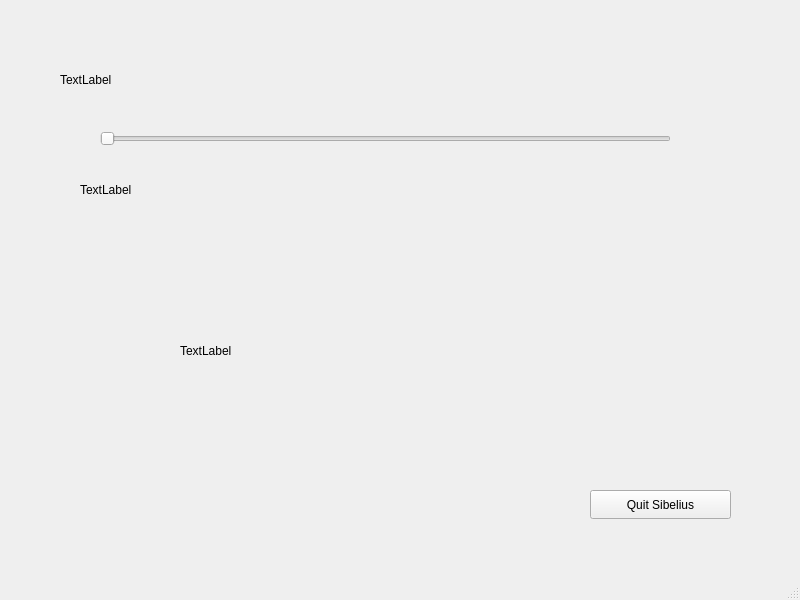
<?xml version="1.0" encoding="UTF-8"?>
<ui version="4.0">
 <class>MainWindow</class>
 <widget class="QMainWindow" name="MainWindow">
  <property name="geometry">
   <rect>
    <x>0</x>
    <y>0</y>
    <width>800</width>
    <height>600</height>
   </rect>
  </property>
  <property name="acceptDrops">
   <bool>true</bool>
  </property>
  <property name="windowTitle">
   <string>MainWindow</string>
  </property>
  <widget class="QWidget" name="centralwidget">
   <widget class="QSlider" name="horizontalSlider">
    <property name="geometry">
     <rect>
      <x>100</x>
      <y>130</y>
      <width>571</width>
      <height>18</height>
     </rect>
    </property>
    <property name="orientation">
     <enum>Qt::Horizontal</enum>
    </property>
   </widget>
   <widget class="QLabel" name="label">
    <property name="geometry">
     <rect>
      <x>60</x>
      <y>70</y>
      <width>551</width>
      <height>20</height>
     </rect>
    </property>
    <property name="text">
     <string>TextLabel</string>
    </property>
   </widget>
   <widget class="QLabel" name="label_2">
    <property name="geometry">
     <rect>
      <x>80</x>
      <y>180</y>
      <width>391</width>
      <height>20</height>
     </rect>
    </property>
    <property name="text">
     <string>TextLabel</string>
    </property>
   </widget>
   <widget class="QPushButton" name="pushButton">
    <property name="geometry">
     <rect>
      <x>590</x>
      <y>490</y>
      <width>141</width>
      <height>29</height>
     </rect>
    </property>
    <property name="text">
     <string>Quit Sibelius</string>
    </property>
   </widget>
   <widget class="QLabel" name="label_3">
    <property name="geometry">
     <rect>
      <x>180</x>
      <y>230</y>
      <width>431</width>
      <height>241</height>
     </rect>
    </property>
    <property name="text">
     <string>TextLabel</string>
    </property>
   </widget>
  </widget>
  <widget class="QMenuBar" name="menubar">
   <property name="geometry">
    <rect>
     <x>0</x>
     <y>0</y>
     <width>800</width>
     <height>25</height>
    </rect>
   </property>
  </widget>
  <widget class="QStatusBar" name="statusbar"/>
 </widget>
 <resources/>
 <connections/>
</ui>
